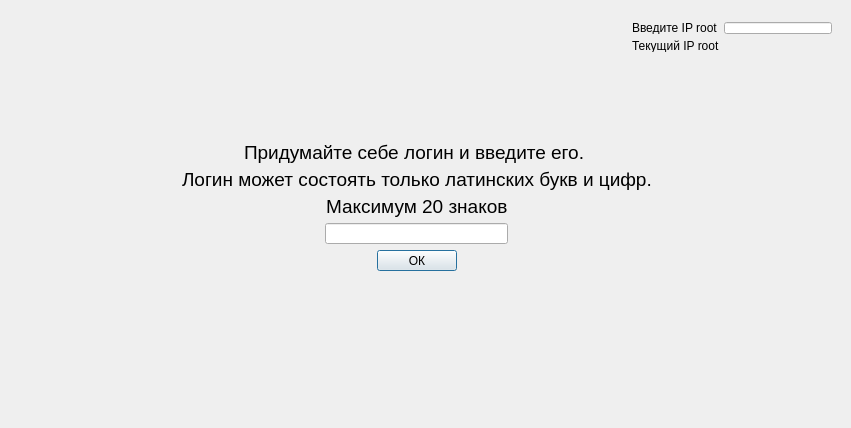
<?xml version="1.0" encoding="UTF-8"?>
<ui version="4.0">
 <class>MainWindow</class>
 <widget class="QMainWindow" name="MainWindow">
  <property name="geometry">
   <rect>
    <x>0</x>
    <y>0</y>
    <width>851</width>
    <height>428</height>
   </rect>
  </property>
  <property name="minimumSize">
   <size>
    <width>851</width>
    <height>428</height>
   </size>
  </property>
  <property name="maximumSize">
   <size>
    <width>851</width>
    <height>428</height>
   </size>
  </property>
  <property name="windowTitle">
   <string>MainWindow</string>
  </property>
  <widget class="QWidget" name="centralWidget">
   <widget class="QWidget" name="layoutWidget">
    <property name="geometry">
     <rect>
      <x>130</x>
      <y>130</y>
      <width>573</width>
      <height>152</height>
     </rect>
    </property>
    <layout class="QVBoxLayout" name="summary_componate">
     <item>
      <layout class="QHBoxLayout" name="componate_text_first_lbl">
       <item>
        <spacer name="horizontalSpacer">
         <property name="orientation">
          <enum>Qt::Horizontal</enum>
         </property>
         <property name="sizeHint" stdset="0">
          <size>
           <width>40</width>
           <height>20</height>
          </size>
         </property>
        </spacer>
       </item>
       <item>
        <widget class="QLabel" name="label_text_to_get_login1">
         <property name="font">
          <font>
           <pointsize>14</pointsize>
          </font>
         </property>
         <property name="text">
          <string>Придумайте себе логин и введите его. </string>
         </property>
        </widget>
       </item>
       <item>
        <spacer name="horizontalSpacer_2">
         <property name="orientation">
          <enum>Qt::Horizontal</enum>
         </property>
         <property name="sizeHint" stdset="0">
          <size>
           <width>40</width>
           <height>20</height>
          </size>
         </property>
        </spacer>
       </item>
      </layout>
     </item>
     <item>
      <layout class="QHBoxLayout" name="componate_second_lbl">
       <item>
        <spacer name="horizontalSpacer_10">
         <property name="orientation">
          <enum>Qt::Horizontal</enum>
         </property>
         <property name="sizeHint" stdset="0">
          <size>
           <width>40</width>
           <height>20</height>
          </size>
         </property>
        </spacer>
       </item>
       <item>
        <widget class="QLabel" name="label_text_to_get_login2">
         <property name="font">
          <font>
           <pointsize>14</pointsize>
          </font>
         </property>
         <property name="text">
          <string>Логин может состоять только латинских букв и цифр.</string>
         </property>
        </widget>
       </item>
       <item>
        <spacer name="horizontalSpacer_9">
         <property name="orientation">
          <enum>Qt::Horizontal</enum>
         </property>
         <property name="sizeHint" stdset="0">
          <size>
           <width>40</width>
           <height>20</height>
          </size>
         </property>
        </spacer>
       </item>
      </layout>
     </item>
     <item>
      <layout class="QHBoxLayout" name="componate_third_lbl">
       <item>
        <spacer name="horizontalSpacer_7">
         <property name="orientation">
          <enum>Qt::Horizontal</enum>
         </property>
         <property name="sizeHint" stdset="0">
          <size>
           <width>40</width>
           <height>20</height>
          </size>
         </property>
        </spacer>
       </item>
       <item>
        <widget class="QLabel" name="label_text_toget_login_3">
         <property name="font">
          <font>
           <pointsize>14</pointsize>
          </font>
         </property>
         <property name="text">
          <string>Максимум 20 знаков</string>
         </property>
        </widget>
       </item>
       <item>
        <spacer name="horizontalSpacer_8">
         <property name="orientation">
          <enum>Qt::Horizontal</enum>
         </property>
         <property name="sizeHint" stdset="0">
          <size>
           <width>40</width>
           <height>20</height>
          </size>
         </property>
        </spacer>
       </item>
      </layout>
     </item>
     <item>
      <layout class="QHBoxLayout" name="Componate_Line_edit">
       <item>
        <spacer name="horizontalSpacer_3">
         <property name="orientation">
          <enum>Qt::Horizontal</enum>
         </property>
         <property name="sizeHint" stdset="0">
          <size>
           <width>40</width>
           <height>20</height>
          </size>
         </property>
        </spacer>
       </item>
       <item>
        <widget class="QLineEdit" name="login_edit">
         <property name="font">
          <font>
           <pointsize>11</pointsize>
          </font>
         </property>
         <property name="text">
          <string/>
         </property>
        </widget>
       </item>
       <item>
        <spacer name="horizontalSpacer_4">
         <property name="orientation">
          <enum>Qt::Horizontal</enum>
         </property>
         <property name="sizeHint" stdset="0">
          <size>
           <width>40</width>
           <height>20</height>
          </size>
         </property>
        </spacer>
       </item>
      </layout>
     </item>
     <item>
      <layout class="QHBoxLayout" name="componate_login_button">
       <item>
        <spacer name="horizontalSpacer_5">
         <property name="orientation">
          <enum>Qt::Horizontal</enum>
         </property>
         <property name="sizeHint" stdset="0">
          <size>
           <width>40</width>
           <height>20</height>
          </size>
         </property>
        </spacer>
       </item>
       <item>
        <widget class="QPushButton" name="Login_button">
         <property name="text">
          <string>ОК</string>
         </property>
         <property name="shortcut">
          <string>Return</string>
         </property>
         <property name="checkable">
          <bool>false</bool>
         </property>
         <property name="autoDefault">
          <bool>true</bool>
         </property>
         <property name="default">
          <bool>true</bool>
         </property>
        </widget>
       </item>
       <item>
        <spacer name="horizontalSpacer_6">
         <property name="orientation">
          <enum>Qt::Horizontal</enum>
         </property>
         <property name="sizeHint" stdset="0">
          <size>
           <width>40</width>
           <height>20</height>
          </size>
         </property>
        </spacer>
       </item>
      </layout>
     </item>
    </layout>
   </widget>
   <widget class="QWidget" name="layoutWidget">
    <property name="geometry">
     <rect>
      <x>621</x>
      <y>11</y>
      <width>222</width>
      <height>52</height>
     </rect>
    </property>
    <layout class="QVBoxLayout" name="componate_ip_root_all">
     <item>
      <layout class="QHBoxLayout" name="componate_ip_root">
       <item>
        <widget class="QLabel" name="lbl_ip_root">
         <property name="text">
          <string>Введите IP root</string>
         </property>
        </widget>
       </item>
       <item>
        <widget class="QLineEdit" name="edit_ip_root"/>
       </item>
      </layout>
     </item>
     <item>
      <layout class="QHBoxLayout" name="componate_info_for_ip_root">
       <item>
        <widget class="QLabel" name="lbl_infor_now_use_ip_root">
         <property name="text">
          <string>Текущий IP root</string>
         </property>
        </widget>
       </item>
       <item>
        <widget class="QLabel" name="lbl_now_use_ip_root">
         <property name="text">
          <string/>
         </property>
        </widget>
       </item>
       <item>
        <spacer name="horizontalSpacer_11">
         <property name="orientation">
          <enum>Qt::Horizontal</enum>
         </property>
         <property name="sizeHint" stdset="0">
          <size>
           <width>40</width>
           <height>20</height>
          </size>
         </property>
        </spacer>
       </item>
      </layout>
     </item>
    </layout>
   </widget>
  </widget>
 </widget>
 <layoutdefault spacing="6" margin="11"/>
 <resources/>
 <connections/>
</ui>
